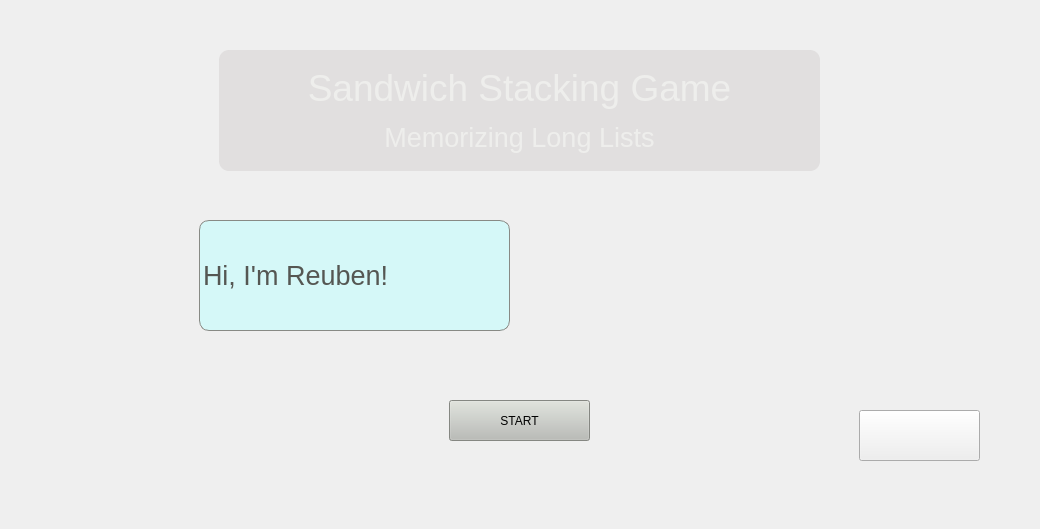
<?xml version="1.0" encoding="UTF-8"?>
<ui version="4.0">
 <class>Level3</class>
 <widget class="QWidget" name="Level3">
  <property name="geometry">
   <rect>
    <x>0</x>
    <y>0</y>
    <width>1040</width>
    <height>529</height>
   </rect>
  </property>
  <property name="windowTitle">
   <string>Form</string>
  </property>
  <property name="styleSheet">
   <string notr="true"/>
  </property>
  <widget class="QStackedWidget" name="stackedWidget">
   <property name="geometry">
    <rect>
     <x>-21</x>
     <y>0</y>
     <width>1061</width>
     <height>531</height>
    </rect>
   </property>
   <property name="currentIndex">
    <number>0</number>
   </property>
   <widget class="QWidget" name="introPage">
    <property name="styleSheet">
     <string notr="true"/>
    </property>
    <widget class="QPushButton" name="levelButton">
     <property name="geometry">
      <rect>
       <x>880</x>
       <y>410</y>
       <width>121</width>
       <height>51</height>
      </rect>
     </property>
     <property name="styleSheet">
      <string notr="true">border-image: url(:/Pictures/selectlevel.png);</string>
     </property>
     <property name="text">
      <string/>
     </property>
    </widget>
    <widget class="QPushButton" name="startButton">
     <property name="geometry">
      <rect>
       <x>470</x>
       <y>400</y>
       <width>141</width>
       <height>41</height>
      </rect>
     </property>
     <property name="styleSheet">
      <string notr="true">color: black;
font-size: 14;
background-color: rgb(186, 189, 182)</string>
     </property>
     <property name="text">
      <string>START</string>
     </property>
    </widget>
    <widget class="QLabel" name="title">
     <property name="geometry">
      <rect>
       <x>240</x>
       <y>50</y>
       <width>601</width>
       <height>121</height>
      </rect>
     </property>
     <property name="styleSheet">
      <string notr="true">background-color: rgba(174, 167, 167, 57);
color:rgb(238, 238, 236);
border-radius: 10px;
font: 70 50pt &quot;Ubuntu&quot;;</string>
     </property>
     <property name="text">
      <string>&lt;html&gt;&lt;head/&gt;&lt;body&gt;&lt;p align=&quot;center&quot;&gt;&lt;span style=&quot; font-size:28pt;&quot;&gt;Sandwich Stacking Game&lt;/span&gt;&lt;/p&gt;&lt;p align=&quot;center&quot;&gt;&lt;span style=&quot; font-size:20pt;&quot;&gt;Memorizing Long Lists&lt;/span&gt;&lt;/p&gt;&lt;/body&gt;&lt;/html&gt;</string>
     </property>
    </widget>
    <widget class="QLabel" name="reuben_intro">
     <property name="geometry">
      <rect>
       <x>40</x>
       <y>230</y>
       <width>271</width>
       <height>291</height>
      </rect>
     </property>
     <property name="text">
      <string/>
     </property>
    </widget>
    <widget class="QLabel" name="bubble_1">
     <property name="geometry">
      <rect>
       <x>220</x>
       <y>220</y>
       <width>311</width>
       <height>111</height>
      </rect>
     </property>
     <property name="minimumSize">
      <size>
       <width>231</width>
       <height>0</height>
      </size>
     </property>
     <property name="styleSheet">
      <string notr="true">border-radius: 10px;
background-color: rgb(213, 248, 248);
color: rgb(85, 87, 83);
qproperty-alignment: AlignCenter;
border: 1px solid rgb(136, 138, 133)</string>
     </property>
     <property name="text">
      <string>&lt;html&gt;&lt;head/&gt;&lt;body&gt;&lt;p&gt;&lt;span style=&quot; font-size:20pt;&quot;&gt;Hi, I'm Reuben!&lt;/span&gt;&lt;/p&gt;&lt;/body&gt;&lt;/html&gt;</string>
     </property>
    </widget>
   </widget>
   <widget class="QWidget" name="factsPage">
    <widget class="QLabel" name="reubenFact">
     <property name="geometry">
      <rect>
       <x>0</x>
       <y>130</y>
       <width>231</width>
       <height>341</height>
      </rect>
     </property>
     <property name="text">
      <string>TextLabel</string>
     </property>
    </widget>
    <widget class="QLabel" name="msg_2">
     <property name="geometry">
      <rect>
       <x>200</x>
       <y>110</y>
       <width>821</width>
       <height>311</height>
      </rect>
     </property>
     <property name="styleSheet">
      <string notr="true">background-color: rgba(211, 215, 207,0.5);
color: rgb(32, 74, 135);</string>
     </property>
     <property name="text">
      <string>&lt;html&gt;&lt;head/&gt;&lt;body&gt;&lt;p align=&quot;center&quot;&gt;&lt;span style=&quot; font-size:24pt;&quot;&gt;Let's come up with a system!&lt;/span&gt;&lt;/p&gt;&lt;p align=&quot;center&quot;&gt;&lt;span style=&quot; font-size:22pt; font-weight:600;&quot;&gt;Tip #1:&lt;/span&gt;&lt;/p&gt;&lt;p align=&quot;center&quot;&gt;&lt;span style=&quot; font-size:22pt;&quot;&gt;Create a linking system.&lt;br/&gt;&lt;br/&gt;&lt;/span&gt;&lt;span style=&quot; font-size:24pt;&quot;&gt;Using visuals to link different objects in a list helps you connect each item as you recall them.&lt;/span&gt;&lt;/p&gt;&lt;/body&gt;&lt;/html&gt;</string>
     </property>
    </widget>
    <widget class="QLabel" name="header_2">
     <property name="geometry">
      <rect>
       <x>200</x>
       <y>20</y>
       <width>821</width>
       <height>81</height>
      </rect>
     </property>
     <property name="styleSheet">
      <string notr="true">background-color: rgba(211, 215, 207,0.7);
color:rgb(52, 185, 209);</string>
     </property>
     <property name="text">
      <string>&lt;html&gt;&lt;head/&gt;&lt;body&gt;&lt;p align=&quot;center&quot;&gt;&lt;span style=&quot; font-size:36pt; font-weight:600; color:#000000;&quot;&gt;How to Memorize Lists&lt;/span&gt;&lt;/p&gt;&lt;/body&gt;&lt;/html&gt;</string>
     </property>
    </widget>
    <widget class="QPushButton" name="nextBtn_2">
     <property name="geometry">
      <rect>
       <x>540</x>
       <y>440</y>
       <width>180</width>
       <height>51</height>
      </rect>
     </property>
     <property name="styleSheet">
      <string notr="true">border-image: url(:/Pictures/next.png);</string>
     </property>
     <property name="text">
      <string/>
     </property>
    </widget>
   </widget>
   <widget class="QWidget" name="tutorialPage">
    <widget class="QLabel" name="header_3">
     <property name="geometry">
      <rect>
       <x>30</x>
       <y>20</y>
       <width>821</width>
       <height>81</height>
      </rect>
     </property>
     <property name="styleSheet">
      <string notr="true">background-color: rgba(211, 215, 207,0.7);
color:rgb(52, 185, 209);</string>
     </property>
     <property name="text">
      <string>&lt;html&gt;&lt;head/&gt;&lt;body&gt;&lt;p align=&quot;center&quot;&gt;&lt;span style=&quot; font-size:36pt; font-weight:600; color:#000000;&quot;&gt;HOW TO PLAY&lt;/span&gt;&lt;/p&gt;&lt;/body&gt;&lt;/html&gt;</string>
     </property>
    </widget>
    <widget class="QPushButton" name="nextBtn_3">
     <property name="geometry">
      <rect>
       <x>350</x>
       <y>440</y>
       <width>180</width>
       <height>51</height>
      </rect>
     </property>
     <property name="styleSheet">
      <string notr="true">border-image: url(:/Pictures/next.png);</string>
     </property>
     <property name="text">
      <string/>
     </property>
    </widget>
    <widget class="QLabel" name="msg_3">
     <property name="geometry">
      <rect>
       <x>30</x>
       <y>110</y>
       <width>821</width>
       <height>311</height>
      </rect>
     </property>
     <property name="styleSheet">
      <string notr="true">background-color: rgba(211, 215, 207,0.5);
color: rgb(32, 74, 135);</string>
     </property>
     <property name="text">
      <string>&lt;html&gt;&lt;head/&gt;&lt;body&gt;&lt;p align=&quot;center&quot;&gt;&lt;span style=&quot; font-size:18pt;&quot;&gt;Use the &lt;/span&gt;&lt;span style=&quot; font-size:22pt; font-weight:600;&quot;&gt;left &lt;/span&gt;&lt;span style=&quot; font-size:22pt;&quot;&gt;and&lt;/span&gt;&lt;span style=&quot; font-size:22pt; font-weight:600;&quot;&gt; right arrow keys&lt;/span&gt;&lt;span style=&quot; font-size:18pt;&quot;&gt; to catch falling food. Yum!&lt;/span&gt;&lt;/p&gt;&lt;p align=&quot;center&quot;&gt;&lt;span style=&quot; font-size:22pt; font-weight:600;&quot;&gt;Tip #2:&lt;/span&gt;&lt;/p&gt;&lt;p align=&quot;center&quot;&gt;&lt;span style=&quot; font-size:24pt;&quot;&gt;Make it memorable&lt;/span&gt;&lt;span style=&quot; font-size:20pt;&quot;&gt;&lt;br/&gt;&lt;/span&gt;&lt;span style=&quot; font-size:18pt;&quot;&gt;Memorable mnemonics give you an easier time recalling any type of list. &lt;/span&gt;&lt;/p&gt;&lt;p align=&quot;center&quot;&gt;&lt;span style=&quot; font-size:22pt; font-weight:600;&quot;&gt;Say the ingredients out loud with me!&lt;/span&gt;&lt;/p&gt;&lt;/body&gt;&lt;/html&gt;</string>
     </property>
    </widget>
    <widget class="QLabel" name="reubenTut">
     <property name="geometry">
      <rect>
       <x>820</x>
       <y>190</y>
       <width>241</width>
       <height>321</height>
      </rect>
     </property>
     <property name="text">
      <string>TextLabel</string>
     </property>
    </widget>
    <zorder>header_3</zorder>
    <zorder>msg_3</zorder>
    <zorder>reubenTut</zorder>
    <zorder>nextBtn_3</zorder>
   </widget>
   <widget class="QWidget" name="gamePage">
    <widget class="QPushButton" name="tutorialButton">
     <property name="geometry">
      <rect>
       <x>420</x>
       <y>270</y>
       <width>121</width>
       <height>51</height>
      </rect>
     </property>
     <property name="styleSheet">
      <string notr="true">border-image: url(:/Pictures/yellowbackground.png);
</string>
     </property>
     <property name="text">
      <string>Start Tutorial</string>
     </property>
    </widget>
    <widget class="QPushButton" name="selectlevel_button">
     <property name="geometry">
      <rect>
       <x>910</x>
       <y>470</y>
       <width>121</width>
       <height>51</height>
      </rect>
     </property>
     <property name="styleSheet">
      <string notr="true">border-image: url(:/Pictures/selectlevel.png);</string>
     </property>
     <property name="text">
      <string/>
     </property>
    </widget>
    <widget class="QGraphicsView" name="graphicsView">
     <property name="geometry">
      <rect>
       <x>20</x>
       <y>0</y>
       <width>256</width>
       <height>192</height>
      </rect>
     </property>
    </widget>
    <widget class="QPushButton" name="playNowButton">
     <property name="geometry">
      <rect>
       <x>420</x>
       <y>200</y>
       <width>121</width>
       <height>51</height>
      </rect>
     </property>
     <property name="styleSheet">
      <string notr="true">border-image: url(:/Pictures/yellowbackground.png);</string>
     </property>
     <property name="text">
      <string>Play Now</string>
     </property>
    </widget>
    <widget class="QLabel" name="sLabel">
     <property name="geometry">
      <rect>
       <x>922</x>
       <y>0</y>
       <width>91</width>
       <height>41</height>
      </rect>
     </property>
     <property name="styleSheet">
      <string notr="true">border: solid 1px black;</string>
     </property>
     <property name="text">
      <string>&lt;html&gt;&lt;head/&gt;&lt;body&gt;&lt;p align=&quot;center&quot;&gt;&lt;span style=&quot; font-size:16pt; font-weight:600;&quot;&gt;SCORE&lt;/span&gt;&lt;/p&gt;&lt;/body&gt;&lt;/html&gt;</string>
     </property>
    </widget>
    <widget class="QLabel" name="scoreLabel">
     <property name="geometry">
      <rect>
       <x>910</x>
       <y>40</y>
       <width>121</width>
       <height>31</height>
      </rect>
     </property>
     <property name="styleSheet">
      <string notr="true">border: solid 1px black;
background-color:rgba(174, 167, 167, 57);
font: 25 12pt &quot;Ubuntu&quot;;</string>
     </property>
     <property name="text">
      <string>&lt;html&gt;&lt;head/&gt;&lt;body&gt;&lt;p align=&quot;center&quot;&gt;&lt;br/&gt;&lt;/p&gt;&lt;/body&gt;&lt;/html&gt;</string>
     </property>
    </widget>
    <widget class="QLabel" name="reubenLabel">
     <property name="geometry">
      <rect>
       <x>910</x>
       <y>304</y>
       <width>121</width>
       <height>161</height>
      </rect>
     </property>
     <property name="styleSheet">
      <string notr="true">color:white;</string>
     </property>
     <property name="text">
      <string>TextLabel</string>
     </property>
    </widget>
    <widget class="QLabel" name="reubenTalk">
     <property name="geometry">
      <rect>
       <x>910</x>
       <y>190</y>
       <width>121</width>
       <height>111</height>
      </rect>
     </property>
     <property name="styleSheet">
      <string notr="true">background-color:rgba(174, 167, 167, 57);
font: 25 12pt &quot;Ubuntu&quot;;color:white;</string>
     </property>
     <property name="text">
      <string>&lt;html&gt;&lt;head/&gt;&lt;body&gt;&lt;p align=&quot;center&quot;&gt;TextLabel&lt;/p&gt;&lt;/body&gt;&lt;/html&gt;</string>
     </property>
    </widget>
    <widget class="QLabel" name="livesLabel">
     <property name="geometry">
      <rect>
       <x>910</x>
       <y>100</y>
       <width>121</width>
       <height>31</height>
      </rect>
     </property>
     <property name="styleSheet">
      <string notr="true">border: solid 1px black;
background-color:rgba(174, 167, 167, 57);
font: 25 12pt &quot;Ubuntu&quot;;</string>
     </property>
     <property name="text">
      <string>&lt;html&gt;&lt;head/&gt;&lt;body&gt;&lt;p align=&quot;center&quot;&gt;&lt;br/&gt;&lt;/p&gt;&lt;/body&gt;&lt;/html&gt;</string>
     </property>
    </widget>
    <widget class="QLabel" name="sLabel_2">
     <property name="geometry">
      <rect>
       <x>925</x>
       <y>65</y>
       <width>91</width>
       <height>41</height>
      </rect>
     </property>
     <property name="styleSheet">
      <string notr="true">border: solid 1px black;</string>
     </property>
     <property name="text">
      <string>&lt;html&gt;&lt;head/&gt;&lt;body&gt;&lt;p align=&quot;center&quot;&gt;&lt;span style=&quot; font-size:16pt; font-weight:600;&quot;&gt;LIVES&lt;/span&gt;&lt;/p&gt;&lt;/body&gt;&lt;/html&gt;</string>
     </property>
    </widget>
    <widget class="QLabel" name="gameMessage">
     <property name="geometry">
      <rect>
       <x>180</x>
       <y>30</y>
       <width>561</width>
       <height>111</height>
      </rect>
     </property>
     <property name="styleSheet">
      <string notr="true">font: 25 11pt &quot;Ubuntu&quot;;</string>
     </property>
     <property name="text">
      <string>&lt;html&gt;&lt;head/&gt;&lt;body&gt;&lt;p align=&quot;center&quot;&gt;GAME OVER&lt;/p&gt;&lt;/body&gt;&lt;/html&gt;</string>
     </property>
    </widget>
    <widget class="QLabel" name="tutMsg">
     <property name="geometry">
      <rect>
       <x>187</x>
       <y>360</y>
       <width>561</width>
       <height>111</height>
      </rect>
     </property>
     <property name="styleSheet">
      <string notr="true">color: black; font: 25 11pt &quot;Ubuntu&quot;;</string>
     </property>
     <property name="text">
      <string>&lt;html&gt;&lt;head/&gt;&lt;body&gt;&lt;p align=&quot;center&quot;&gt;&lt;br/&gt;&lt;/p&gt;&lt;/body&gt;&lt;/html&gt;</string>
     </property>
    </widget>
    <widget class="QLabel" name="levelLabel">
     <property name="geometry">
      <rect>
       <x>910</x>
       <y>140</y>
       <width>121</width>
       <height>41</height>
      </rect>
     </property>
     <property name="styleSheet">
      <string notr="true">background-color:rgba(174, 167, 167, 57);
border: solid 1px black;</string>
     </property>
     <property name="text">
      <string>&lt;html&gt;&lt;head/&gt;&lt;body&gt;&lt;p align=&quot;center&quot;&gt;&lt;span style=&quot; font-size:16pt; font-weight:600;&quot;&gt;LEVEL 3&lt;/span&gt;&lt;/p&gt;&lt;/body&gt;&lt;/html&gt;</string>
     </property>
    </widget>
    <widget class="QLabel" name="helpMsg">
     <property name="geometry">
      <rect>
       <x>180</x>
       <y>110</y>
       <width>561</width>
       <height>111</height>
      </rect>
     </property>
     <property name="styleSheet">
      <string notr="true">font: 20 16pt &quot;Ubuntu&quot;;</string>
     </property>
     <property name="text">
      <string>&lt;html&gt;&lt;head/&gt;&lt;body&gt;&lt;p align=&quot;center&quot;&gt;help&lt;/p&gt;&lt;/body&gt;&lt;/html&gt;</string>
     </property>
    </widget>
    <zorder>graphicsView</zorder>
    <zorder>tutorialButton</zorder>
    <zorder>selectlevel_button</zorder>
    <zorder>playNowButton</zorder>
    <zorder>sLabel</zorder>
    <zorder>scoreLabel</zorder>
    <zorder>reubenLabel</zorder>
    <zorder>reubenTalk</zorder>
    <zorder>livesLabel</zorder>
    <zorder>sLabel_2</zorder>
    <zorder>gameMessage</zorder>
    <zorder>tutMsg</zorder>
    <zorder>levelLabel</zorder>
    <zorder>helpMsg</zorder>
   </widget>
   <widget class="QWidget" name="quizMsgPage">
    <widget class="QLabel" name="header">
     <property name="geometry">
      <rect>
       <x>230</x>
       <y>30</y>
       <width>821</width>
       <height>81</height>
      </rect>
     </property>
     <property name="styleSheet">
      <string notr="true">background-color: rgba(211, 215, 207,0.7);
color:rgb(52, 185, 209);</string>
     </property>
     <property name="text">
      <string>&lt;html&gt;&lt;head/&gt;&lt;body&gt;&lt;p align=&quot;center&quot;&gt;&lt;span style=&quot; font-size:36pt; font-weight:600; color:#000000;&quot;&gt;EXERCISING YOUR MEMORY&lt;/span&gt;&lt;/p&gt;&lt;/body&gt;&lt;/html&gt;</string>
     </property>
    </widget>
    <widget class="QLabel" name="msg">
     <property name="geometry">
      <rect>
       <x>230</x>
       <y>120</y>
       <width>821</width>
       <height>311</height>
      </rect>
     </property>
     <property name="styleSheet">
      <string notr="true">background-color: rgba(211, 215, 207,0.5);
color: rgb(32, 74, 135);</string>
     </property>
     <property name="text">
      <string>&lt;html&gt;&lt;head/&gt;&lt;body&gt;&lt;p align=&quot;center&quot;&gt;&lt;span style=&quot; font-size:22pt; font-weight:600;&quot;&gt;Tip #3:&lt;/span&gt;&lt;/p&gt;&lt;p align=&quot;center&quot;&gt;&lt;span style=&quot; font-size:22pt;&quot;&gt;Give your brain a workout.&lt;/span&gt;&lt;/p&gt;&lt;p align=&quot;center&quot;&gt;&lt;span style=&quot; font-size:22pt;&quot;&gt;&lt;br/&gt;&lt;/span&gt;&lt;/p&gt;&lt;p&gt;&lt;span style=&quot; font-size:16pt;&quot;&gt;One way you can improve you brain's ability to recall and build your memory is by exercising your brain muscles through challenges and stimulation. &lt;/span&gt;&lt;/p&gt;&lt;/body&gt;&lt;/html&gt;</string>
     </property>
    </widget>
    <widget class="QPushButton" name="nextBtn">
     <property name="geometry">
      <rect>
       <x>560</x>
       <y>450</y>
       <width>180</width>
       <height>51</height>
      </rect>
     </property>
     <property name="styleSheet">
      <string notr="true">border-image: url(:/Pictures/next.png);</string>
     </property>
     <property name="text">
      <string/>
     </property>
    </widget>
    <widget class="QLabel" name="reubenQuiz">
     <property name="geometry">
      <rect>
       <x>40</x>
       <y>140</y>
       <width>191</width>
       <height>301</height>
      </rect>
     </property>
     <property name="text">
      <string>TextLabel</string>
     </property>
    </widget>
    <widget class="QLabel" name="foodImg">
     <property name="geometry">
      <rect>
       <x>860</x>
       <y>170</y>
       <width>161</width>
       <height>111</height>
      </rect>
     </property>
     <property name="text">
      <string/>
     </property>
    </widget>
   </widget>
   <widget class="QWidget" name="quizPage">
    <widget class="QSlider" name="timeSlider">
     <property name="geometry">
      <rect>
       <x>200</x>
       <y>420</y>
       <width>741</width>
       <height>31</height>
      </rect>
     </property>
     <property name="orientation">
      <enum>Qt::Horizontal</enum>
     </property>
    </widget>
    <widget class="QLabel" name="quiztimelabel">
     <property name="geometry">
      <rect>
       <x>220</x>
       <y>30</y>
       <width>691</width>
       <height>241</height>
      </rect>
     </property>
     <property name="styleSheet">
      <string notr="true">background-color: rgba(211, 215, 207,0.5);
color: rgb(32, 74, 135);font-size: 50; 
</string>
     </property>
     <property name="text">
      <string>&lt;html&gt;&lt;head/&gt;&lt;body&gt;&lt;p align=&quot;center&quot;&gt;&lt;span style=&quot; font-size:48pt;&quot;&gt;Quiz Time!&lt;/span&gt;&lt;/p&gt;&lt;p align=&quot;center&quot;&gt;&lt;span style=&quot; font-size:28pt;&quot;&gt;What acronym did the sandwich ingredients create?&lt;/span&gt;&lt;/p&gt;&lt;/body&gt;&lt;/html&gt;</string>
     </property>
    </widget>
    <widget class="QLineEdit" name="userInput">
     <property name="geometry">
      <rect>
       <x>410</x>
       <y>300</y>
       <width>351</width>
       <height>71</height>
      </rect>
     </property>
     <property name="text">
      <string>Type here</string>
     </property>
    </widget>
    <widget class="QLabel" name="questionLabel">
     <property name="geometry">
      <rect>
       <x>220</x>
       <y>30</y>
       <width>691</width>
       <height>241</height>
      </rect>
     </property>
     <property name="styleSheet">
      <string notr="true">background-color: rgba(211, 215, 207,0.5);
color: rgb(32, 74, 135);font-size: 50; 
</string>
     </property>
     <property name="text">
      <string>&lt;html&gt;&lt;head/&gt;&lt;body&gt;&lt;p align=&quot;center&quot;&gt;&lt;span style=&quot; font-size:48pt;&quot;&gt;Time's Out&lt;/span&gt;&lt;/p&gt;&lt;/body&gt;&lt;/html&gt;</string>
     </property>
    </widget>
   </widget>
  </widget>
 </widget>
 <resources/>
 <connections/>
</ui>
